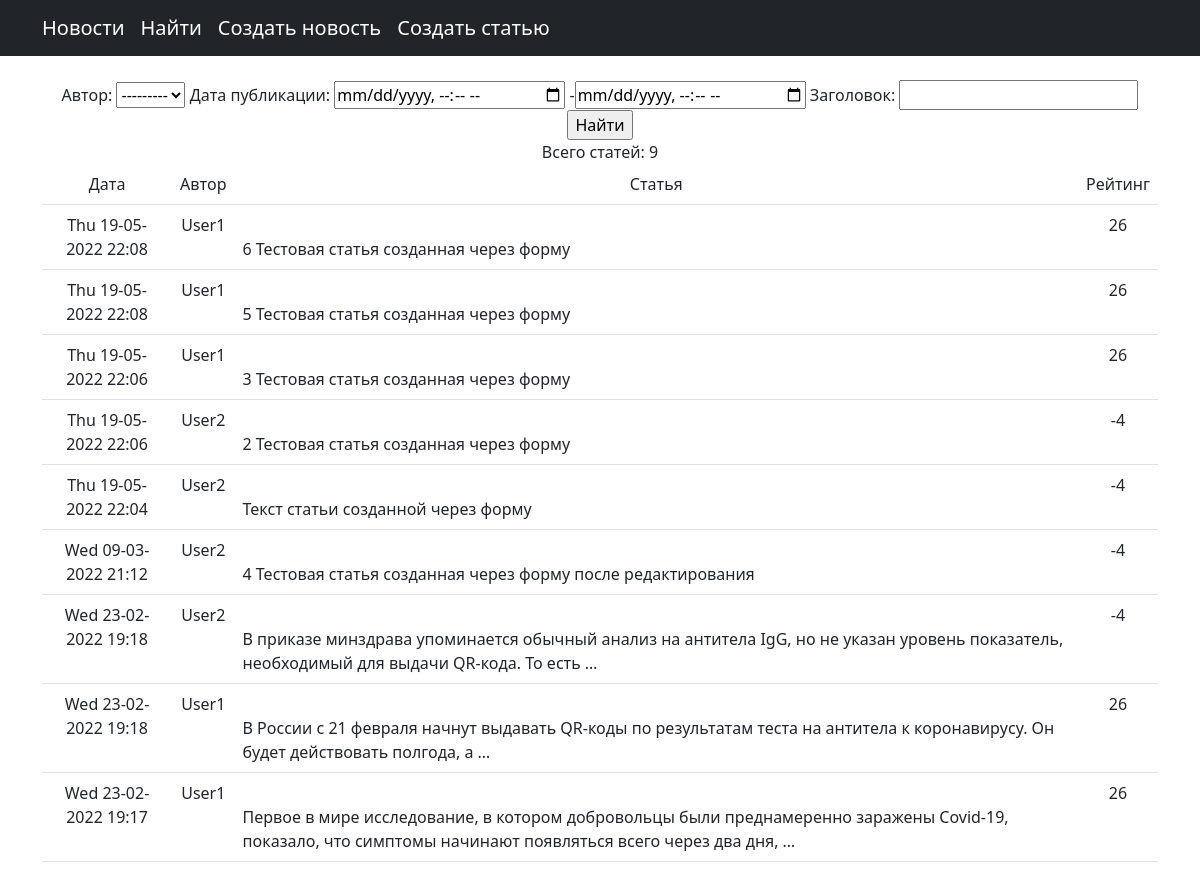
Page /news/search/ on the earlier database version.
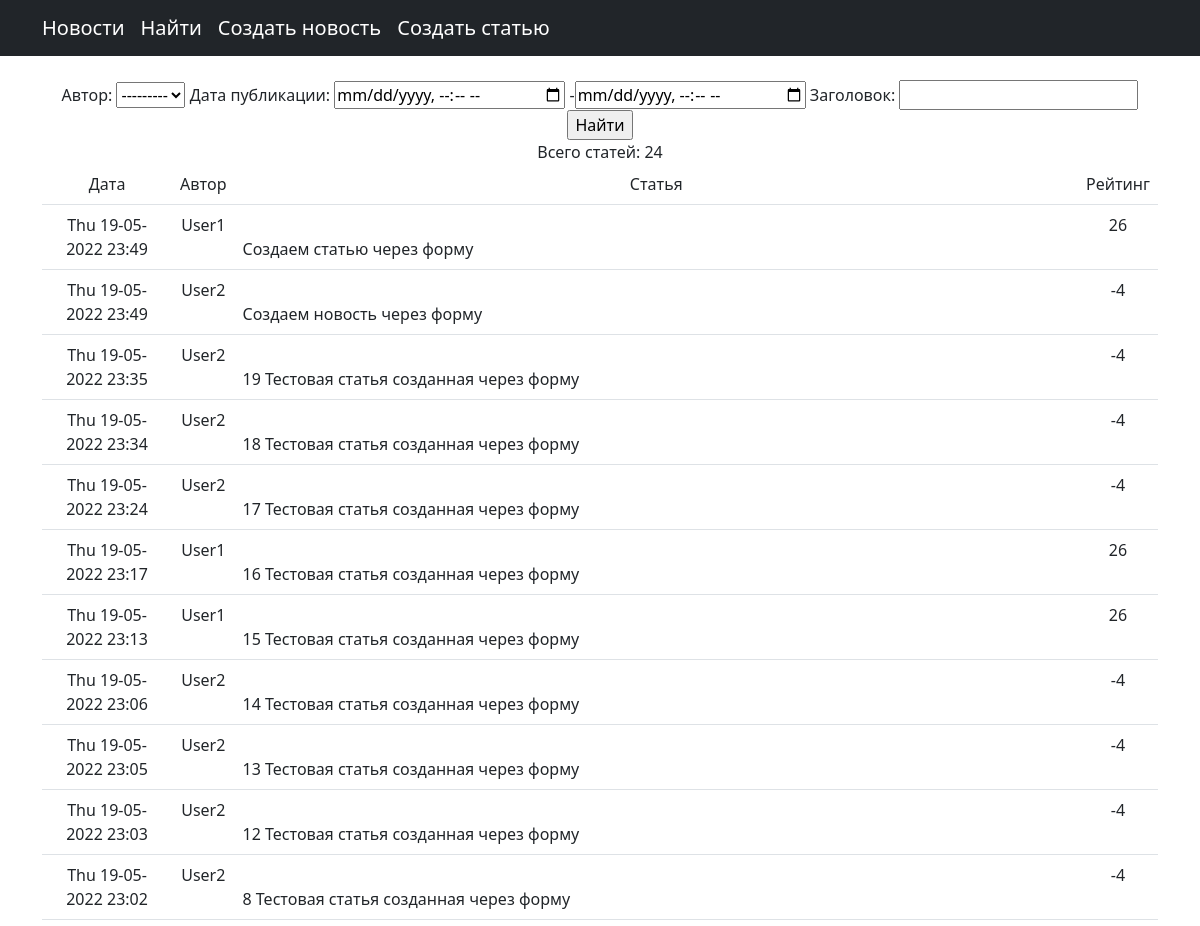
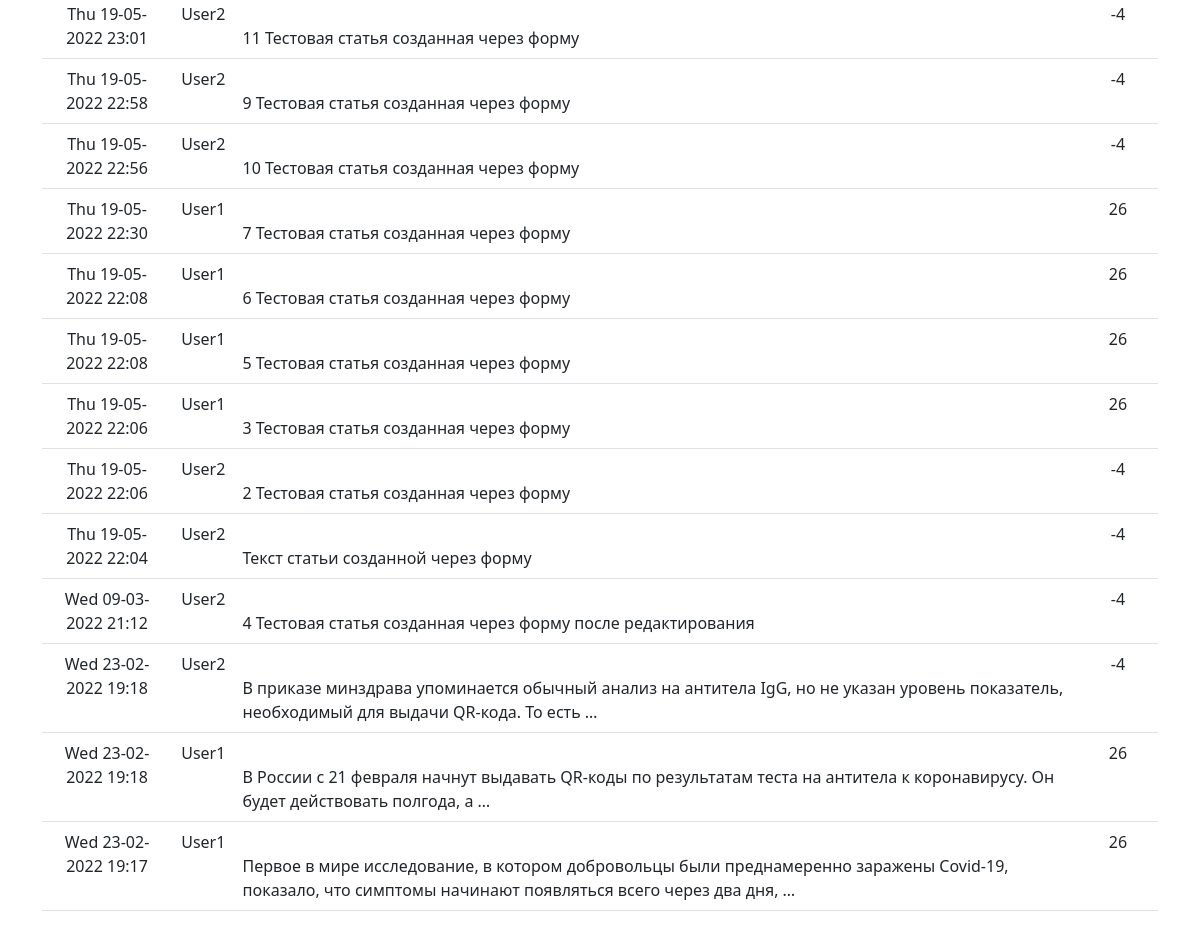
Same page on the later database version (2 pictures, top to bottom).
### news/models.py (models this page shows, shortened)
class Post(models.Model):
    article = 'ar'
    news = 'ne'
    POST_TYPE = [
        (article, 'Статья'),
        (news,   'Новость'),
    ]
    author = models.ForeignKey(Author, on_delete=models.CASCADE,verbose_name='Автор')
    post_types = models.CharField(max_length=2, choices=POST_TYPE, default=news, verbose_name='Тип')
    time_add_post = models.DateTimeField(auto_now_add=True, verbose_name='Время публикации')
    categories = models.ManyToManyField(Category, through='PostCategory', verbose_name='Категория')
    title_post = models.CharField(max_length=128, verbose_name='Заголовок статьи')
    post_text = models.TextField(verbose_name='Текст статьи')
    post_rating = models.IntegerField(default=0)

class Author(models.Model):
    author_user = models.OneToOneField(User, on_delete=models.CASCADE)
    rating = models.IntegerField(default=0)
    def __str__(self):
        return f'{self.author_user}'

### news/views.py (the view)
# urls.py: path('news/search/', PostSearch.as_view(), name='post_search'),
class PostSearch(ListView):
    model = Post
    template_name = 'search.html'
    context_object_name = 'posts_search'
    ordering = ['-time_add_post']
    def get_context_data(self, **kwargs):
        context = super().get_context_data(**kwargs)
        context['filter'] = PostFilter(self.request.GET, queryset=self.get_queryset())
        return context

### news/templatetags/censor_filter.py (called while the page is built)
@register.filter(name='censor')
def censor(value):
    keyword_processor = KeywordProcessor(case_sensitive=True)
    keyword_processor.add_keyword("Коронавирус", "COVID")
    text = KeywordProcessor.replace_keywords(keyword_processor,value)
    return text

### templates/search.html (shortened to what this page needs)
{% extends 'flatpages/default.html' %}
{% load censor_filter %}
{% block content %}
<br>
<form method="GET">
    {{ filter.form }}
    <input type="submit" value="Найти">
</form>
<a>Всего статей: {{ filter.qs |length }}</a>
<table class="table">
            <tr>
                <td>
                    Дата
                </td>
                <td>
                    Автор
                </td>
                <td>
                    Статья
                </td>
                <td>
                    Рейтинг
                </td>
            </tr>
{% for post in filter.qs %}
<tr>
    <td>{{ post.time_add_post |date:"D d-m-Y H:i" }}</td>
    <td>{{ post.author.author_user }}</td>
    <td align="left"><a href=/news/{{ post.id }}>{{ post.title_post | censor}}</a><br>
    {{ post.post_text |truncatewords:20 }}</td>
    <td>{{ post.author.rating }}</td>
</tr>
{% endfor %}
</table>
{% endblock content %}

Differences in the rows shown:
added Post: time_add_post "Thu 19-05-2022 23:49", author.author_user "User1", post_text "Создаем статью через форму", author.rating "26"
added Post: time_add_post "Thu 19-05-2022 23:49", author.author_user "User2", post_text "Создаем новость через форму", author.rating "-4"
added Post: time_add_post "Thu 19-05-2022 23:35", author.author_user "User2", post_text "19 Тестовая статья созданная через форму", author.rating "-4"
added Post: time_add_post "Thu 19-05-2022 23:34", author.author_user "User2", post_text "18 Тестовая статья созданная через форму", author.rating "-4"
added Post: time_add_post "Thu 19-05-2022 23:24", author.author_user "User2", post_text "17 Тестовая статья созданная через форму", author.rating "-4"
added Post: time_add_post "Thu 19-05-2022 23:17", author.author_user "User1", post_text "16 Тестовая статья созданная через форму", author.rating "26"
added Post: time_add_post "Thu 19-05-2022 23:13", author.author_user "User1", post_text "15 Тестовая статья созданная через форму", author.rating "26"
added Post: time_add_post "Thu 19-05-2022 23:06", author.author_user "User2", post_text "14 Тестовая статья созданная через форму", author.rating "-4"
added Post: time_add_post "Thu 19-05-2022 23:05", author.author_user "User2", post_text "13 Тестовая статья созданная через форму", author.rating "-4"
added Post: time_add_post "Thu 19-05-2022 23:03", author.author_user "User2", post_text "12 Тестовая статья созданная через форму", author.rating "-4"
added Post: time_add_post "Thu 19-05-2022 23:02", author.author_user "User2", post_text "8 Тестовая статья созданная через форму", author.rating "-4"
added Post: time_add_post "Thu 19-05-2022 23:01", author.author_user "User2", post_text "11 Тестовая статья созданная через форму", author.rating "-4"
added Post: time_add_post "Thu 19-05-2022 22:58", author.author_user "User2", post_text "9 Тестовая статья созданная через форму", author.rating "-4"
added Post: time_add_post "Thu 19-05-2022 22:56", author.author_user "User2", post_text "10 Тестовая статья созданная через форму", author.rating "-4"
added Post: time_add_post "Thu 19-05-2022 22:30", author.author_user "User1", post_text "7 Тестовая статья созданная через форму", author.rating "26"
Other differences:
{{ filter.qs |length }}: "9" → "24"
